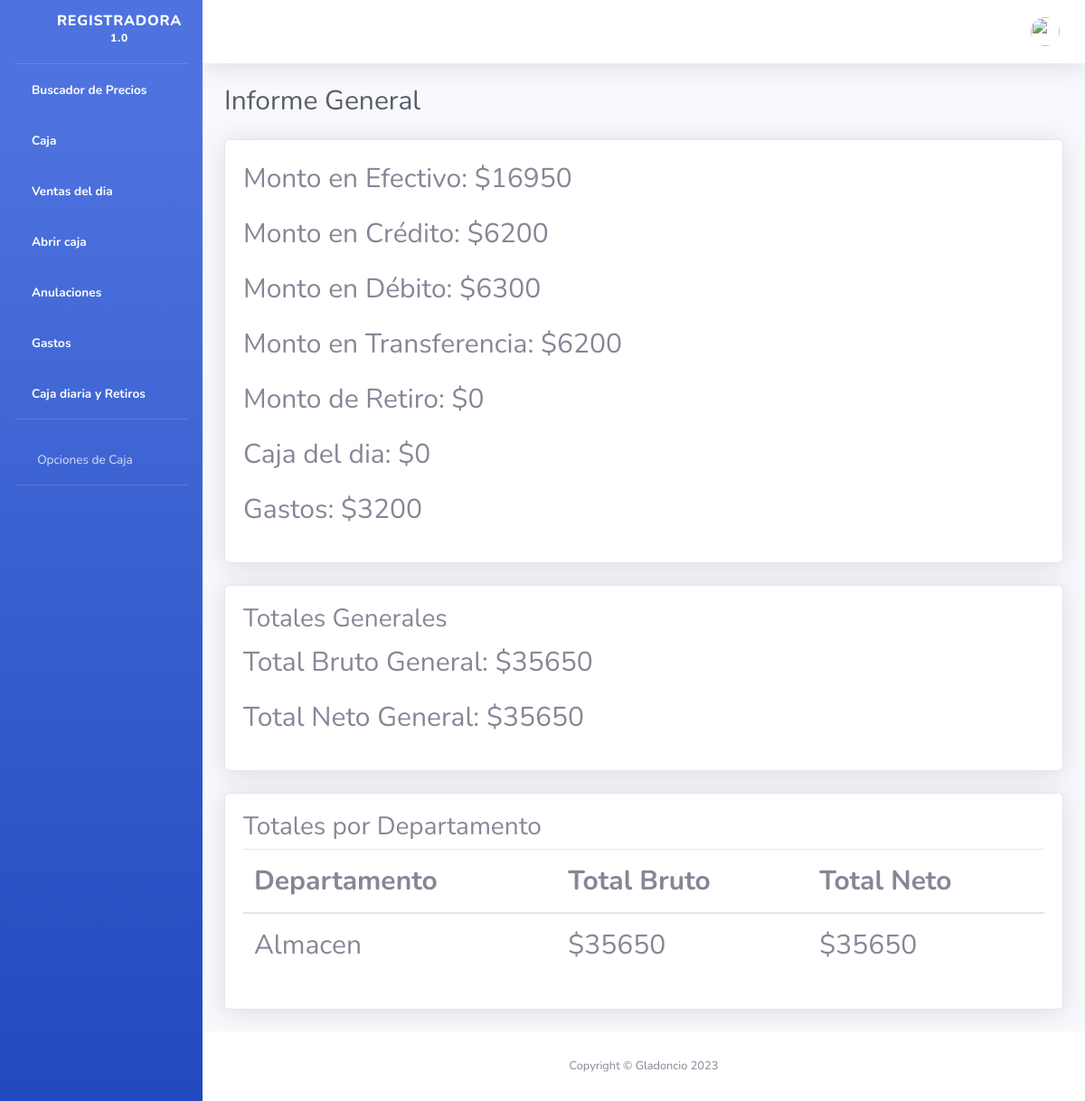
Page /informe-general/ on the committed database.
### core/models.py (models this page shows, shortened)
class Configuracion(models.Model):
    id = models.AutoField(primary_key=True)
    decimales = models.PositiveIntegerField(default=2)
    clave_anulacion = models.CharField(max_length=20)
    idioma = models.CharField(max_length=20)
    imprimir_opciones = (
        ('no', 'No imprimir'),
        ('con_corte', 'Imprimir con corte'),
        ('sin_corte', 'Imprimir sin corte'),
    )
    tipo_de_venta = (
        ('1', 'No registrar Stock'),
        ('2', 'Registrar Stock con Descuento'),
        ('3', 'Registrar el stock de las ventas'),
    )
    imprimir = models.CharField(max_length=20, choices=imprimir_opciones, default='no')
    tipo_venta = models.CharField(max_length=20, choices=tipo_de_venta, default='1')
    porcentaje_iva = models.DecimalField(max_digits=5, decimal_places=2, default=0.0)
    tamano_letra = models.PositiveIntegerField(default=10)  # Ejemplo: tamaño de letra por defecto de 10 puntos

class CajaDiaria(models.Model):
    id = models.AutoField(primary_key=True)
    monto = models.DecimalField(max_digits=10, decimal_places=2,default=0.0)
    retiro = models.DecimalField(max_digits=10, decimal_places=2, default=0.0)

class Departamento(models.Model):
    nombre = models.CharField(max_length=50)

### core/views.py (the view)
# urls.py: path('informe-general/', views.informe_general, name='informe_general'),
def informe_general(request):
    caja_diaria, created = CajaDiaria.objects.get_or_create(id=1, defaults={'monto': 0.0, 'retiro': 0.0})
    try:
        ultima_fecha_registro = RegistroTransaccion.objects.latest('fecha_ingreso').fecha_ingreso
    except RegistroTransaccion.DoesNotExist:
        ultima_fecha_registro = None
    if ultima_fecha_registro:
        ventas_despues_ultima_fecha = Venta.objects.filter(fecha_hora__gte=ultima_fecha_registro)
    else:
        ventas_despues_ultima_fecha = Venta.objects.all()
    total_ventas_despues_ultima_fecha = ventas_despues_ultima_fecha.aggregate(Sum('total'))['total__sum'] or 0
    monto_efectivo = FormaPago.objects.filter(venta__in=ventas_despues_ultima_fecha, tipo_pago='efectivo').aggregate(Sum('monto'))['monto__sum'] or 0
    monto_credito = FormaPago.objects.filter(venta__in=ventas_despues_ultima_fecha, tipo_pago='credito').aggregate(Sum('monto'))['monto__sum'] or 0
    monto_debito = FormaPago.objects.filter(venta__in=ventas_despues_ultima_fecha, tipo_pago='debito').aggregate(Sum('monto'))['monto__sum'] or 0
    monto_transferencia = FormaPago.objects.filter(venta__in=ventas_despues_ultima_fecha, tipo_pago='transferencia').aggregate(Sum('monto'))['monto__sum'] or 0
    if ultima_fecha_registro:
        gastos_despues_ultima_fecha = GastoCaja.objects.filter(fecha_hora__gte=ultima_fecha_registro)
    else:
        gastos_despues_ultima_fecha = GastoCaja.objects.all()
    total_gastos_despues_ultima_fecha = gastos_despues_ultima_fecha.aggregate(Sum('monto'))['monto__sum'] or 0
    ventas_por_departamento = Producto.objects.filter(ventaproducto__venta__in=ventas_despues_ultima_fecha).values('departamento__nombre').annotate(
        total_bruto=ExpressionWrapper(
            Sum(F('ventaproducto__cantidad') * F('precio'), output_field=DecimalField(max_digits=10, decimal_places=2)),
            output_field=DecimalField(max_digits=10, decimal_places=2)
        ),
        total_neto=Sum(
            F('ventaproducto__cantidad') * F('precio'),
            output_field=DecimalField(max_digits=10, decimal_places=2)
        )
    )
    total_bruto_general = VentaProducto.objects.filter(venta__in=ventas_despues_ultima_fecha).aggregate(
        total_bruto=ExpressionWrapper(
            Sum(F('producto__precio') * F('cantidad'), output_field=DecimalField(max_digits=10, decimal_places=2)),
            output_field=DecimalField(max_digits=10, decimal_places=2)
        ),
        total_neto=Sum(F('subtotal'), output_field=DecimalField(max_digits=10, decimal_places=2))
    )
    return render(request, 'informe_general.html', {
        'total_ventas_despues_ultima_fecha': total_ventas_despues_ultima_fecha,
        'monto_efectivo': monto_efectivo,
        'monto_credito': monto_credito,
        'monto_debito': monto_debito,
        'monto_transferencia': monto_transferencia,
        'monto_retiro': caja_diaria.retiro,
        'monto_caja': caja_diaria.monto,
        'total_bruto_general': total_bruto_general,
        'ventas_por_departamento': ventas_por_departamento,
        'gastos' : total_gastos_despues_ultima_fecha,
    })

### core/funciones.py (called while the page is built, shortened)
def verificar_actualizacion(request):
    context = {'actualizado' : "si"}
    actualizacion = ActualizacionModel.objects.first()
    return context

### core/global.py (called while the page is built)
def variables_globales(request):
    configuracion = Configuracion.objects.first()  # Suponiendo que tienes una única configuración
    context = {'configuracion' : configuracion}
    return context

### core/templates/informe_general.html (shortened to what this page needs)
{% extends 'base/nav.html' %}
{% block body %}
<div class="container-fluid">
    <h1 class="h3 mb-4 text-gray-800 resize-text">Informe General</h1>
    <div class="row">
        <div class="col-lg-12">
            <div class="card shadow mb-4">
                <div class="card-body resize-text">
                    <p>Monto en Efectivo: ${{ monto_efectivo|floatformat:configuracion.decimales }}</p>
                    <p>Monto en Crédito: ${{ monto_credito|floatformat:configuracion.decimales }}</p>
                    <p>Monto en Débito: ${{ monto_debito|floatformat:configuracion.decimales }}</p>
                    <p>Monto en Transferencia: ${{ monto_transferencia|floatformat:configuracion.decimales }}</p>
                    <p>Monto de Retiro: ${{ monto_retiro|floatformat:configuracion.decimales }}</p>
                    <p>Caja del dia: ${{ monto_caja|floatformat:configuracion.decimales }}</p>
                    <p>Gastos: ${{ gastos|floatformat:configuracion.decimales }}</p>
                </div>
            </div>
        </div>
    </div>
    {% if total_bruto_general.total_bruto >= 0 %}
    <div class="row">
        <div class="col-lg-12">
            <div class="card shadow mb-4">
                <div class="card-body resize-text">
                    <h3>Totales Generales</h3>
                    <p>Total Bruto General: ${{ total_bruto_general.total_bruto|floatformat:configuracion.decimales }}</p>
                    <p>Total Neto General: ${{ total_bruto_general.total_neto|floatformat:configuracion.decimales }}</p>
                </div>
            </div>
        </div>
    </div>
    {% endif %}
    <div class="row">
        <div class="col-lg-12">
            <div class="card shadow mb-4">
                <div class="card-body resize-text">
                    <h3>Totales por Departamento</h3>
                    <table class="table">
                        <thead>
                            <tr>
                                <th>Departamento</th>
                                <th>Total Bruto</th>
                                <th>Total Neto</th>
                            </tr>
                        </thead>
                        <tbody>
                            {% for venta_por_departamento in ventas_por_departamento %}
                                <tr>
                                    <td>{{ venta_por_departamento.departamento__nombre }}</td>
                                    <td>${{ venta_por_departamento.total_bruto|floatformat:configuracion.decimales }}</td>
                                    <td>${{ venta_por_departamento.total_neto|floatformat:configuracion.decimales }}</td>
                                </tr>
                            {% endfor %}
                        </tbody>
                    </table>
                </div>
            </div>
        </div>
    </div>
</div>
{% include 'base/footer.html' %}
{% endblock %}

### rows in the picture
Configuracion: decimales "16950", decimales "6200", decimales "6300", decimales "3200", total_bruto "35650", total_neto "35650"
CajaDiaria: retiro.decimales "0", monto.decimales "0"
Departamento: departamento__nombre "Almacen", total_bruto "35650", total_neto "35650"
